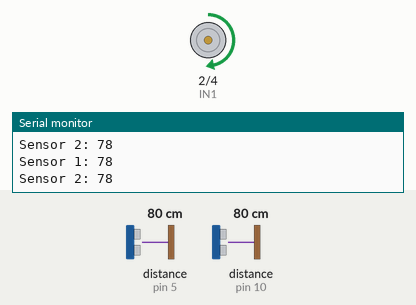
This sketch was run on a simulated Arduino Uno, built with avr-gcc and run on an emulated ATmega328P. Parts: motor-driver pin pairs drawn as motors (green arrow = first pin HIGH = forward, orange = second pin HIGH = backward, longer = more drive, scaled by the enable pin), the last lines printed to the serial monitor. Wiring (inferred from the names in the program): 2 × ultrasonic range finder: trigger pin 6, echo pin 5 / trigger pin 11, echo pin 10. The test bench sets the inputs (shaded band); at power-on: distance to the obstacle (sensors on pin 5, pin 10) 80 cm. The echo pulse lasts 58.3 µs per cm.

Above: at 1.8 s.
1.9 s: distance to the obstacle (sensor on pin 5) set to 16 cm
3.4 s: distance to the obstacle (sensor on pin 5) set to 13 cm
At 5.2 s:
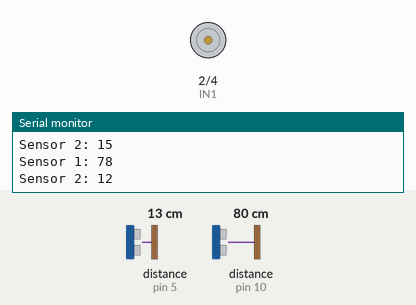
7.0 s: distance to the obstacle (sensor on pin 10) set to 17 cm
8.7 s: distance to the obstacle (sensor on pin 10) set to 13 cm
At 10.2 s:
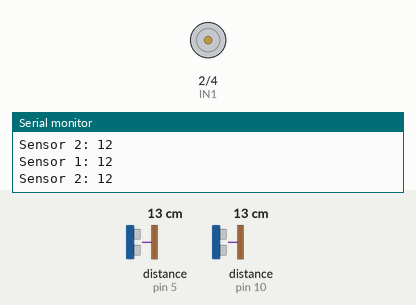
11.0 s: distance to the obstacle (sensor on pin 10) set to 4 cm
13.7 s: distance to the obstacle (sensor on pin 10) set to 2 cm
At 16.4 s:
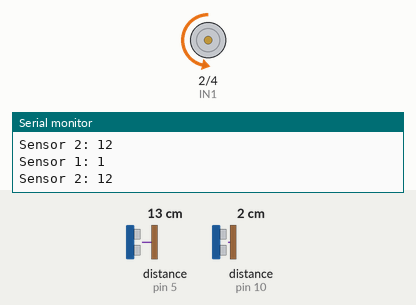
Timing chart, 0 to 17.9 s (numbered marks = the images above; inputs shaded):
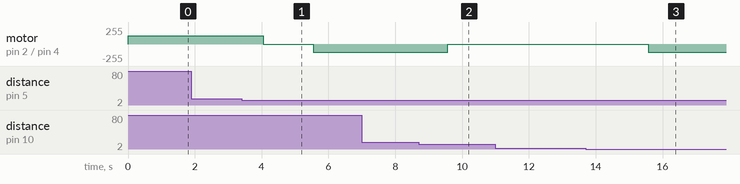

Measured:
- the behaviour switches between 15 and 14 cm on distance to the obstacle (sensor on pin 5) (found by bisection; images 0 and 1)
- the behaviour switches between 3 and 2 cm on distance to the obstacle (sensor on pin 10) (found by bisection; images 2 and 3)
- after the input at 3.4 s, motor on pin 2 (IN1) / pin 4 (IN2): forward 125/255 → stopped after 0.64 s, → backward 125/255 1.5 s later
- after the input at 8.7 s, motor on pin 2 (IN1) / pin 4 (IN2): backward 125/255 → stopped after 0.87 s
- after the input at 13.7 s, motor on pin 2 (IN1) / pin 4 (IN2): stopped → backward 125/255 after 1.9 s

The sketch:

script.ino
```cpp
//Sensores

long duration, duration_2;
long distance, distance_2;

const int minDistance = 2; // 2 cm
const int maxDistance = 13; // 20 cm

// Primeiro Sensor
const int trigPin = 11; // saida do Sinal
const int echoPin = 10;

//Segundo Sensor
const int trigPin_2 = 6;
const int echoPin_2 = 5;

// Motor
const int ENA = 3;  // PWM
const int IN1 = 2;
const int IN2 = 4;

// Estado do motor
bool irParaSensor2 = true;

void setup() {
  pinMode(trigPin, OUTPUT);
  pinMode(echoPin, INPUT);
  pinMode(trigPin_2, OUTPUT);
  pinMode(echoPin_2, INPUT);
  pinMode(ENA, OUTPUT);
  pinMode(IN1, OUTPUT);
  pinMode(IN2, OUTPUT);
  analogWrite(ENA, 125);  // Velocidade 100% (0-255)
  Serial.begin(9600);
}

void loop() {

  // Sensor 1
  digitalWrite(trigPin, LOW);
  delayMicroseconds(2);
  digitalWrite(trigPin, HIGH);
  delayMicroseconds(10);
  digitalWrite(trigPin, LOW);

  duration = pulseIn(echoPin, HIGH);
  distance = duration * 0.034 / 2;

  // Sensor 2
  digitalWrite(trigPin_2, LOW);
  delayMicroseconds(2);
  digitalWrite(trigPin_2, HIGH);
  delayMicroseconds(10);
  digitalWrite(trigPin_2, LOW);

  duration_2 = pulseIn(echoPin_2, HIGH);
  distance_2 = duration_2 * 0.034 / 2;


  Serial.print("Sensor 1: ");
  Serial.println(distance);
  Serial.print("Sensor 2: ");
  Serial.println(distance_2);

  bool obj1 = distance >= minDistance && distance <= maxDistance;
  bool obj2 = distance_2 >= minDistance && distance_2 <= maxDistance;

  if (irParaSensor2) {
    if (obj2) {
      pararMotor();
      delay(500); // Para 2 segundos
      //inverter direção
      irParaSensor2 = false;
    } else {
      girarParaDireita(); // ou para o sensor 2
    }
  } else {
    if (obj1) {
      pararMotor();
      delay(500);
      // inverter direção
      irParaSensor2 = true;
    } else {
      girarParaEsquerda(); // ou para o sensor 1
    }
  }

  delay(1000);
}

// Funçoes do Motor

void girarParaDireita() {
  digitalWrite(IN1, HIGH);
  digitalWrite(IN2, LOW);
}

void girarParaEsquerda() {
  digitalWrite(IN1, LOW);
  digitalWrite(IN2, HIGH);
}

void pararMotor() {
  digitalWrite(IN1, LOW);
  digitalWrite(IN2, LOW);
}
```
